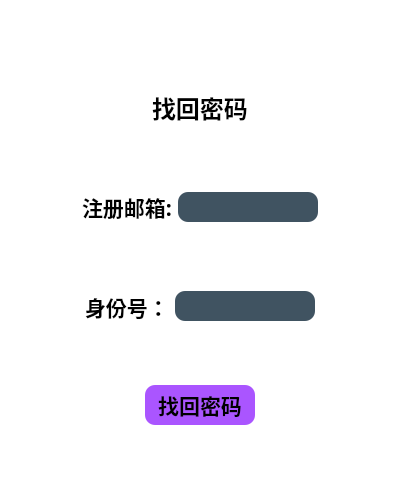
<?xml version="1.0" encoding="UTF-8"?>
<ui version="4.0">
 <class>Forget</class>
 <widget class="QDialog" name="Forget">
  <property name="geometry">
   <rect>
    <x>0</x>
    <y>0</y>
    <width>399</width>
    <height>503</height>
   </rect>
  </property>
  <property name="windowTitle">
   <string>Dialog</string>
  </property>
  <property name="styleSheet">
   <string notr="true">/* 设置 QMainWindow 的背景和字体 */
QDialog{
    background: rgb(255, 255, 255); /* 背景色为白色 */
    font-size: 15px; /* 设置字体大小 */
    font-family: &quot;MingLiU-ExtB&quot;, &quot;Arial&quot;, sans-serif; /* 设置字体，确保平台支持 */
background-image: url(:/new/prefix1/980(1).jpg);
 background-size: cover; /* 背景图像按比例缩放并填充容器 */
    background-position: center; /* 背景图像居中显示 */
    background-repeat: no-repeat; /* 不重复背景 */
}

/* 设置 QFrame 背景图片 */
QFrame {
    border: solid 10px rgba(0, 0, 0, 1); /* 黑色实线边框，宽度为 10px */
    background-image: url(:/new/prefix1/Far Cry 5 Josephs Word View.png); /* 背景图片 */
    background-repeat: no-repeat; /* 不重复 */
    background-position: center; /* 居中显示背景图片 */
}

/* 设置 QLineEdit 样式 */
QLineEdit {
    color: #8d98a1; /* 输入文本的颜色 */
    background-color: #405361; /* 输入框背景色 */
    font-size: 16px; /* 字体大小 */
    border-style: outset; /* 外凸边框样式 */
    border-radius: 10px; /* 圆角边框 */
    font-family: &quot;MingLiU-ExtB&quot;, &quot;Arial&quot;, sans-serif; /* 设置字体 */
}

/* 设置 QPushButton 样式 */
QPushButton {
    background: rgb(170, 85, 255); /* 按钮背景色 */
    border-style: outset; /* 外凸边框样式 */
    border-radius: 10px; /* 圆角边框 */
    font-family: &quot;微软雅黑&quot;, &quot;Bold&quot;, sans-serif; /* 设置字体 */
}

/* 设置 QPushButton 按下时的样式 */
QPushButton:pressed {
    background-color: rgb(0, 170, 255); /* 按钮按下时背景颜色 */
    border-style: inset; /* 按钮按下时边框样式 */
    font-family: &quot;微软雅黑&quot;, &quot;Bold&quot;, sans-serif; /* 设置字体 */
}

/* 设置 QCheckBox 样式 */
QCheckBox {
    background: rgba(85, 170, 255, 0); /* 背景透明 */
    color: white; /* 文字颜色 */
    font-family: &quot;MingLiU-ExtB&quot;, &quot;Arial&quot;, sans-serif; /* 设置字体 */
}

/* 设置 QLabel 样式 */
QLabel {
    background: rgba(85, 170, 255, 0); /* 背景透明 */
    
}
</string>
  </property>
  <layout class="QGridLayout" name="gridLayout">
   <item row="4" column="0">
    <widget class="QWidget" name="widget_3" native="true">
     <layout class="QHBoxLayout" name="horizontalLayout_3">
      <item>
       <spacer name="horizontalSpacer">
        <property name="orientation">
         <enum>Qt::Horizontal</enum>
        </property>
        <property name="sizeHint" stdset="0">
         <size>
          <width>40</width>
          <height>20</height>
         </size>
        </property>
       </spacer>
      </item>
      <item>
       <widget class="QPushButton" name="find_button">
        <property name="minimumSize">
         <size>
          <width>110</width>
          <height>40</height>
         </size>
        </property>
        <property name="font">
         <font>
          <family>微软雅黑</family>
          <pointsize>16</pointsize>
          <bold>true</bold>
         </font>
        </property>
        <property name="text">
         <string>找回密码</string>
        </property>
       </widget>
      </item>
      <item>
       <spacer name="horizontalSpacer_2">
        <property name="orientation">
         <enum>Qt::Horizontal</enum>
        </property>
        <property name="sizeHint" stdset="0">
         <size>
          <width>40</width>
          <height>20</height>
         </size>
        </property>
       </spacer>
      </item>
     </layout>
    </widget>
   </item>
   <item row="2" column="0">
    <widget class="QWidget" name="widget" native="true">
     <layout class="QHBoxLayout" name="horizontalLayout">
      <item>
       <spacer name="horizontalSpacer_5">
        <property name="orientation">
         <enum>Qt::Horizontal</enum>
        </property>
        <property name="sizeHint" stdset="0">
         <size>
          <width>40</width>
          <height>20</height>
         </size>
        </property>
       </spacer>
      </item>
      <item>
       <widget class="QLabel" name="label_2">
        <property name="font">
         <font>
          <family>微软雅黑</family>
          <pointsize>16</pointsize>
          <bold>true</bold>
         </font>
        </property>
        <property name="text">
         <string>注册邮箱:</string>
        </property>
       </widget>
      </item>
      <item>
       <widget class="QLineEdit" name="Email">
        <property name="minimumSize">
         <size>
          <width>0</width>
          <height>30</height>
         </size>
        </property>
       </widget>
      </item>
      <item>
       <spacer name="horizontalSpacer_6">
        <property name="orientation">
         <enum>Qt::Horizontal</enum>
        </property>
        <property name="sizeHint" stdset="0">
         <size>
          <width>40</width>
          <height>20</height>
         </size>
        </property>
       </spacer>
      </item>
     </layout>
    </widget>
   </item>
   <item row="0" column="0">
    <spacer name="verticalSpacer">
     <property name="orientation">
      <enum>Qt::Vertical</enum>
     </property>
     <property name="sizeType">
      <enum>QSizePolicy::Minimum</enum>
     </property>
     <property name="sizeHint" stdset="0">
      <size>
       <width>20</width>
       <height>50</height>
      </size>
     </property>
    </spacer>
   </item>
   <item row="1" column="0">
    <widget class="QWidget" name="widget_4" native="true">
     <layout class="QHBoxLayout" name="horizontalLayout_4">
      <item>
       <spacer name="horizontalSpacer_7">
        <property name="orientation">
         <enum>Qt::Horizontal</enum>
        </property>
        <property name="sizeHint" stdset="0">
         <size>
          <width>40</width>
          <height>20</height>
         </size>
        </property>
       </spacer>
      </item>
      <item>
       <widget class="QLabel" name="label">
        <property name="minimumSize">
         <size>
          <width>90</width>
          <height>30</height>
         </size>
        </property>
        <property name="font">
         <font>
          <family>微软雅黑</family>
          <pointsize>18</pointsize>
          <bold>true</bold>
         </font>
        </property>
        <property name="text">
         <string>找回密码</string>
        </property>
       </widget>
      </item>
      <item>
       <spacer name="horizontalSpacer_8">
        <property name="orientation">
         <enum>Qt::Horizontal</enum>
        </property>
        <property name="sizeHint" stdset="0">
         <size>
          <width>40</width>
          <height>20</height>
         </size>
        </property>
       </spacer>
      </item>
     </layout>
    </widget>
   </item>
   <item row="3" column="0">
    <widget class="QWidget" name="widget_2" native="true">
     <layout class="QHBoxLayout" name="horizontalLayout_2">
      <item>
       <spacer name="horizontalSpacer_3">
        <property name="orientation">
         <enum>Qt::Horizontal</enum>
        </property>
        <property name="sizeHint" stdset="0">
         <size>
          <width>40</width>
          <height>20</height>
         </size>
        </property>
       </spacer>
      </item>
      <item>
       <widget class="QLabel" name="label_3">
        <property name="font">
         <font>
          <family>微软雅黑</family>
          <pointsize>16</pointsize>
          <bold>true</bold>
         </font>
        </property>
        <property name="text">
         <string>身份号：</string>
        </property>
       </widget>
      </item>
      <item>
       <widget class="QLineEdit" name="Username">
        <property name="minimumSize">
         <size>
          <width>0</width>
          <height>30</height>
         </size>
        </property>
       </widget>
      </item>
      <item>
       <spacer name="horizontalSpacer_4">
        <property name="orientation">
         <enum>Qt::Horizontal</enum>
        </property>
        <property name="sizeHint" stdset="0">
         <size>
          <width>40</width>
          <height>20</height>
         </size>
        </property>
       </spacer>
      </item>
     </layout>
    </widget>
   </item>
   <item row="5" column="0">
    <spacer name="verticalSpacer_2">
     <property name="orientation">
      <enum>Qt::Vertical</enum>
     </property>
     <property name="sizeType">
      <enum>QSizePolicy::Minimum</enum>
     </property>
     <property name="sizeHint" stdset="0">
      <size>
       <width>20</width>
       <height>40</height>
      </size>
     </property>
    </spacer>
   </item>
  </layout>
 </widget>
 <resources/>
 <connections/>
</ui>
